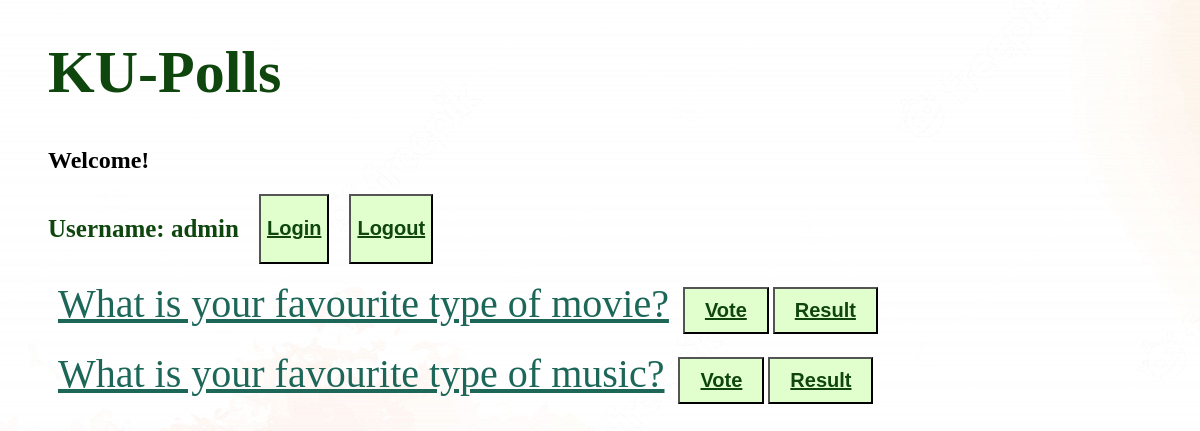
The page /polls/ (signed in) on the database its author committed.
### polls/models.py (models this page shows, shortened)
class Question(models.Model):
    question_text = models.CharField(max_length=200)
    pub_date = models.DateTimeField('date published')
    end_date = models.DateTimeField('date ended', default=None, null=True)
    def can_vote(self):
        now = timezone.localtime()
        if self.end_date is None and self.pub_date <= now:
            return True
        return self.pub_date <= now <= self.end_date

### polls/views.py (the view)
# urls.py: path('', views.IndexView.as_view(), name='index'),
class IndexView(generic.ListView):
    template_name = 'polls/index.html'
    context_object_name = 'latest_question_list'
    def get_queryset(self):
        return Question.objects.filter(pub_date__lte=timezone.now()).order_by('-pub_date')[:5]

### polls/templates/polls/index.html
{% load static %}
<link rel="stylesheet" href="{% static 'polls/style.css' %}">
{% if latest_question_list %}
    <ul>
    <h1 id="title">KU-Polls</h1>
    <h2> Welcome! {{request.user.first_name}} {{request.user.last_name}}</h2>
    <div style="display: flex; gap: 20px">
        <h2 style="color: #0f460d; font-size: 25px"> Username: {{ request.user.username }} </h2>
        <button id="interact-button"><a id="button-text" href="/accounts/login"> Login </a></button>
        <button id="interact-button"><a id="button-text" href="/accounts/logout"> Logout </a></button>
    </div>
    {% for question in latest_question_list %}
        {% if question.can_vote %}
            <p><a id="link" href="{% url 'polls:detail' question.id %}">{{ question.question_text }}</a>
                <button id="interact-button" class="index-button"><a id="button-text" href="{% url 'polls:detail' question.id %}"> Vote </a></button>
                <button id="interact-button" class="index-button"><a id="button-text" href="{% url 'polls:results' question.id %}"> Result </a></button>
            </p>
        {% else %}
            <p id="link">{{ question.question_text }}
                <button id="interact-button" class="index-button">Vote</button>
                <button id="interact-button" class="index-button"><a id="button-text" href="{% url 'polls:results' question.id %}"> Result </a></button>
            </p>
        {% endif %}
    {% endfor %}
    </ul>
{% else %}
    <p>No polls are available.</p>
{% endif %}

### polls/static/polls/style.css (style rules this page uses)
#link { color: #1C6758; font-size:40px; padding: 10px; }
#title { color: #0f460d; padding-top: 30px; font-size: 60px; }
.index-button { padding-top: 10px; padding-bottom: 10px; padding-right: 20px; padding-left: 20px; }
#interact-button { background-color: #e0ffcc; color: #0f460d; font-weight: bold; font-size: 20px; }
#button-text { color: #0f460d; font-weight: bold; font-size: 20px; }

### rows shown on the page
Question: question_text "What is your favourite type of movie?"
Question: question_text "What is your favourite type of music?"

### other values the page prints
{{ request.user.username }} "admin"
